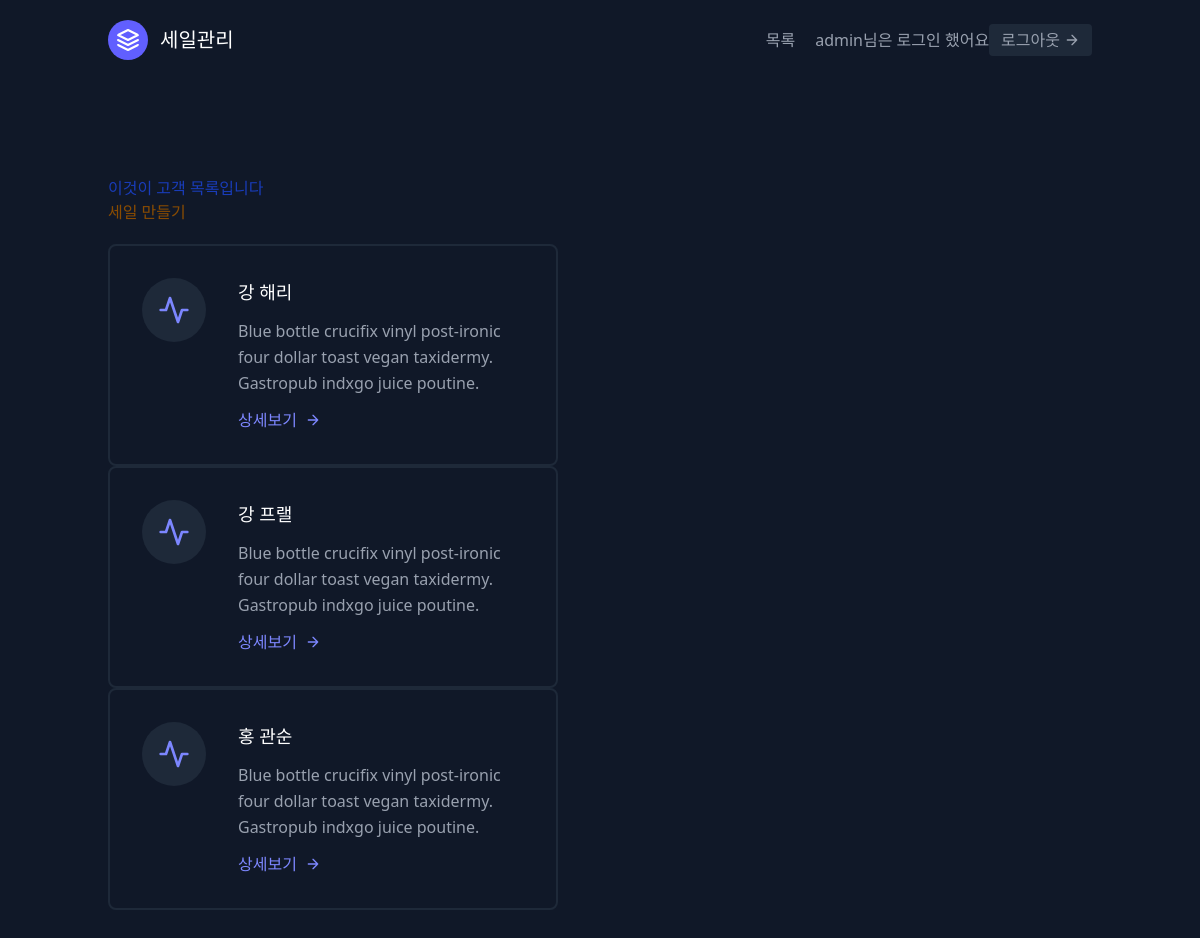
The app's page /홈페이지/ (signed in) with its own data.
### sales/models.py (models this page shows, shortened)
class 아이디(AbstractUser):
    pass # 다 갖다 쓴다.

class Sale(models.Model):
    first_name = models.CharField(max_length=30)
    last_name = models.CharField(max_length=30)
    age = models.IntegerField(default=0)
    person = models.ForeignKey("Person", on_delete=models.CASCADE) # foreignkey를 지정함. cascade는 person 지워지면 같이 지워지게 한다.

### sales/templates/folder/세일목록.html
{% extends 'base.html' %}
{% block content %}
<section class="text-gray-400 bg-gray-900 body-font">
  <div class="container px-5 py-24 mx-auto flex flex-wrap">
  <div class="w-full">
    <div><h1 class="text-blue-800">이것이 고객 목록입니다</h1></div>
    <div class="mb-5 text-yellow-800"><a href="{% url '홈페이지:생성' %}">세일 만들기</a></div>
    </div>
    {% for 인간 in 사람키 %}
    <div class="flex flex-wrap -m-4">
      <div class="p-4 lg:w-1/2 md:w-full">
        <div class="flex border-2 rounded-lg border-gray-800 p-8 sm:flex-row flex-col">
          <div class="w-16 h-16 sm:mr-8 sm:mb-0 mb-4 inline-flex items-center justify-center rounded-full bg-gray-800 text-indigo-400 flex-shrink-0">
            <svg fill="none" stroke="currentColor" stroke-linecap="round" stroke-linejoin="round" stroke-width="2" class="w-8 h-8" viewBox="0 0 24 24">
              <path d="M22 12h-4l-3 9L9 3l-3 9H2"></path>
            </svg>
          </div>
          <div class="flex-grow">
            <h2 class="text-white text-lg title-font font-medium mb-3">{{인간.last_name}} {{인간.first_name}}</h2>
            <p class="leading-relaxed text-base">Blue bottle crucifix vinyl post-ironic four dollar toast vegan taxidermy. Gastropub indxgo juice poutine.</p>
            <a href="{% url '홈페이지:상세' 인간.pk %}" class="mt-3 text-indigo-400 inline-flex items-center">상세보기
              <svg fill="none" stroke="currentColor" stroke-linecap="round" stroke-linejoin="round" stroke-width="2" class="w-4 h-4 ml-2" viewBox="0 0 24 24">
                <path d="M5 12h14M12 5l7 7-7 7"></path>
              </svg>
            </a>
          </div>
        </div>
      </div>
    </div>
    {% endfor %}
  </div>
</section>
{% endblock content %}

### templates/메뉴.html (shortened to what this page needs)
<header class="text-gray-400 bg-gray-900 body-font">
  <div class="container mx-auto flex flex-wrap p-5 flex-col md:flex-row items-center">
    <a class="flex title-font font-medium items-center text-white mb-4 md:mb-0">
      <svg xmlns="http://www.w3.org/2000/svg" fill="none" stroke="currentColor" stroke-linecap="round" stroke-linejoin="round" stroke-width="2" class="w-10 h-10 text-white p-2 bg-indigo-500 rounded-full" viewBox="0 0 24 24">
        <path d="M12 2L2 7l10 5 10-5-10-5zM2 17l10 5 10-5M2 12l10 5 10-5"></path>
      </svg>
      <span class="ml-3 text-xl">세일관리</span>
    </a>
    <nav class="md:ml-auto flex flex-wrap items-center text-base justify-center">
      <a href = "{% url '홈페이지:목록'%}"class="mr-5 hover:text-white">목록</a>
    </nav>
    {% if request.user.is_authenticated %}
        {{request.user.username}}님은 로그인 했어요
        <a href="{% url '록아웃' %}" class="inline-flex items-center bg-gray-800 border-0 py-1 px-3 focus:outline-none hover:bg-gray-700 rounded text-base mt-4 md:mt-0">로그아웃
      <svg fill="none" stroke="currentColor" stroke-linecap="round" stroke-linejoin="round" stroke-width="2" class="w-4 h-4 ml-1" viewBox="0 0 24 24">
        <path d="M5 12h14M12 5l7 7-7 7"></path>
      </svg>
    </a>
    {% endif %}
  </div>
</header>

### records on screen
아이디: user.username "admin"
Sale: last_name "강", first_name "해리"
Sale: last_name "강", first_name "프랠"
Sale: last_name "홍", first_name "관순"
